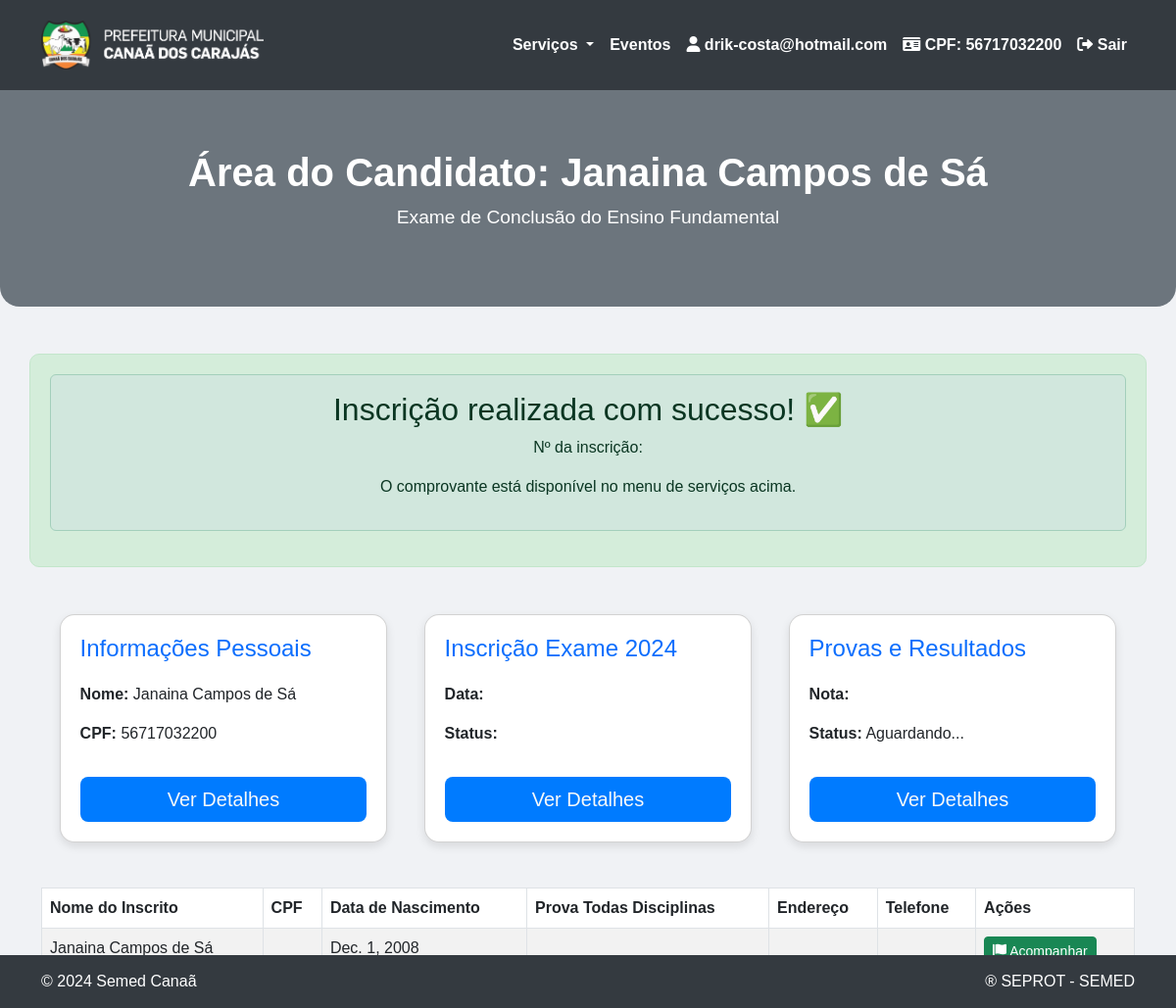
The app's page /update-resultados/ (signed in) with its own data.
### website/models.py (models this page shows, shortened)
class Usuario(AbstractUser):
    nome_completo = models.CharField(max_length=255)
    cpf = models.CharField(max_length=11, unique=True)  # CPF único
    email = models.EmailField(unique=True)
    data_cadastro = models.DateTimeField(auto_now_add=True)
    data_nascimento = models.DateField()  # Campo de data de nascimento
    telefone = models.CharField(max_length=15, null=True, blank=True)  # Telefone do Candidato
    telefone_contato_2 = models.CharField(max_length=15, null=True, blank=True)  # Telefone de Contato 2
    telefone_secundario = models.CharField(max_length=15, null=True, blank=True)
    endereco = models.CharField(max_length=255, null=True, blank=True)  # Endereço
    bairro = models.CharField(max_length=100, null=True, blank=True)  # Bairro
    ponto_referencia = models.CharField(max_length=255, null=True, blank=True)  # Ponto de Referência
    maior_de_18 = models.BooleanField(default=False)  # O Candidato é maior de 18 anos?
    responsavel_legal = models.CharField(max_length=255, null=True, blank=True)
    tipo_responsavel = models.CharField(max_length=50, choices=[
        ('Mãe', 'Mãe'),
        ('Pai', 'Pai'),
        ('Responsável Legal', 'Responsável Legal')
    ], null=True, blank=True)
    necessidade_especial = models.BooleanField(default=False)
    tipo_necessidade_especial = models.CharField(max_length=50, choices=[
        ('Baixa Visão', 'Baixa Visão'),
        ('Cegueira', 'Cegueira'),
        ('Auditiva', 'Auditiva'),
        ('Deficiência Física', 'Deficiência Física'),
        ('Deficiência Intelectual', 'Deficiência Intelectual')
    ], null=True, blank=True)
    etapa_matricula = models.CharField(max_length=50, choices=[
        ('Etapa I Ensino Fundamental I(1º 2º 3º ano)', 'Etapa I Ensino Fundamental I(1º 2º 3º ano)'),
        ('Etapa II Ensino Fundamental I(4º 5º ano)', 'Etapa II Ensino Fundamental I(4º 5º ano)'),
        ('Etapa III', 'Etapa III')
    ], null=True, blank=True)
    nome_responsavel = models.CharField(max_length=255, null=True, blank=True)  # Nome do Responsável Legal
    tipo_responsavel = models.CharField(max_length=50, choices=[('Mãe', 'Mãe'), ('Pai', 'Pai'), ('Responsável Legal', 'Responsável Legal')], null=True, blank=True)  # Tipo de Responsável Legal
    possui_necessidade_especial = models.BooleanField(default=False)  # Possui alguma necessidade especial?
    necessidade_especial_detalhe = models.CharField(
        max_length=50,
        choices=[
            ('Baixa Visão', 'Baixa Visão'),
            ('Cegueira', 'Cegueira'),
            ('Auditiva', 'Auditiva'),
            ('Deficiência Física', 'Deficiência Física'),
            ('Deficiência Intelectual', 'Deficiência Intelectual')
        ],
        null=True, blank=True
    )  # Caso possua, favor assinalar
    turno_disponivel = models.CharField(
        max_length=20,
        choices=[
            ('Manhã', 'Manhã'),
            ('Tarde', 'Tarde'),
            ('Noite', 'Noite')
        ],
        null=True, blank=True
    )  # Turno de Estudo Disponível
    etapa_pretendida = models.CharField(
        max_length=100,
        choices=[
            ('Etapa I Ensino Fundamental I (1º 2º 3º ano)', 'Etapa I Ensino Fundamental I (1º 2º 3º ano)'),
            ('Etapa II Ensino Fundamental I (4º 5º ano)', 'Etapa II Ensino Fundamental I (4º 5º ano)'),
            ('Etapa III Ensino Fundamental II', 'Etapa III Ensino Fundamental II')
        ],
        null=True, blank=True
    )  # Etapa pretendida para a matrícula
    groups = models.ManyToManyField(
        'auth.Group',
        related_name='custom_usuario_set',  # Name to avoid conflict
        blank=True
    )
    user_permissions = models.ManyToManyField(
        'auth.Permission',
        related_name='custom_usuario_permissions_set',  # Name to avoid conflict
        blank=True
    )

### website/views.py (the view, shortened to what this page needs)
# urls.py: path('update-resultados/', views.update_resultados, name='update_resultados'),
def update_resultados(request):
    return render(request, 'area_do_candidato.html')

### website/templates/area_do_candidato.html (shortened to what this page needs)
<!DOCTYPE html>
{% load static %}
<html lang="pt-br">
<head>
    <link href="https://cdn.jsdelivr.net/npm/bootstrap@5.3.0-alpha3/dist/css/bootstrap.min.css" rel="stylesheet">
    <link href="https://cdnjs.cloudflare.com/ajax/libs/font-awesome/6.0.0-beta3/css/all.min.css" rel="stylesheet">
</head>
<body>
<nav class="navbar navbar-expand-lg navbar-dark">
    <div class="container">
        <a class="navbar-brand" href="#">
            <img src="{% static 'img/logo prefeitura.png' %}" alt="Logo SEMED">
        </a>
        <div class="collapse navbar-collapse" id="navbarNav">
            <ul class="navbar-nav ms-auto">
                <li class="nav-item dropdown">
                    <a class="nav-link dropdown-toggle" href="#" id="servicosDropdown" data-bs-toggle="dropdown">
                        Serviços
                    </a>
                </li>
                <li class="nav-item">
                    <a class="nav-link" href="#">Eventos</a>
                </li>
                {% if user.is_authenticated %}
                <li class="nav-item">
                    <span class="nav-link"><i class="fas fa-user"></i> {{ user.email }}</span>
                </li>
                <li class="nav-item">
                    <span class="nav-link"><i class="fas fa-id-card"></i> CPF: {{ user.cpf }}</span>
                </li>
                <li class="nav-item">
                    <form method="POST" action="{% url 'logout' %}">
                        <button type="submit" class="btn btn-link nav-link"><i class="fas fa-sign-out-alt"></i> Sair</button>
                    </form>
                </li>
                {% else %}
                <li class="nav-item">
                    <a href="{% url 'login' %}" class="nav-link"><i class="fas fa-sign-in-alt"></i> Login</a>
                </li>
                {% endif %}
            </ul>
        </div>
    </div>
</nav>
<div class="header">
    <h1>Área do Candidato: <b>{{ user.nome_completo }}</b></h1>
    <p>Exame de Conclusão do Ensino Fundamental</p>
</div>
<div id="successMessage" class="container text-center mt-5">
    <div class="alert alert-success" role="alert">
        <h2>Inscrição realizada com sucesso! ✅</h2>
        <p>Nº da inscrição: {{ inscricao.id }}</p>
        <p>O comprovante está disponível no menu de serviços acima.</p>
    </div>
</div>
<div class="container mt-5">
    <div class="card-container">
        <div class="card">
            <h3 class="text-primary" >Informações Pessoais</h3>
            <p><strong>Nome:</strong> {{ user.nome_completo }}</p>
            <p><strong>CPF:</strong> {{ user.cpf }}</p>
            <button class="btn btn-outline-light btn-lg mt-3" data-bs-toggle="modal" data-bs-target="#modalInfoPessoal">Ver Detalhes</button>
        </div>
        <div class="card">
            <h3 class="text-primary">Inscrição Exame 2024</h3>
            <p><strong>Data:</strong> {{ inscricao.data_inscricao }}</p>
            <p><strong>Status:</strong> {{ inscricao.status }}</p>
            <button class="btn btn-outline-light btn-lg mt-3" data-bs-toggle="modal" data-bs-target="#modalInscricao">Ver Detalhes</button>
        </div>
        <div class="card">
            <h3 class="text-primary">Provas e Resultados</h3>
            <p><strong>Nota:</strong> {{ inscricao.nota|default_if_none:"Não Divulgada" }}</p>
            <p><strong>Status:</strong> {{ inscricao.aprovado|yesno:"Aprovado,Aguardando..." }}</p>
            <button class="btn btn-outline-light btn-lg mt-3" data-bs-toggle="modal" data-bs-target="#modalInscricao">Ver Detalhes</button>
        </div>
    </div>
</div>
<div class="container table-responsive">
    <table class="table table-striped table-bordered mt-3">
        <thead>
            <tr>
                <th>Nome do Inscrito</th>
                <th>CPF</th>
                <th>Data de Nascimento</th>
                <th>Prova Todas Disciplinas</th>
                <th>Endereço</th>
                <th>Telefone</th>
                <th>Ações</th>
            </tr>
        </thead>
        <tbody>
            <tr>
                <td>{{ user.nome_completo }}</td>
                <td>{{ inscricao.candidato.cpf }}</td>
                <td>{{ user.data_nascimento }}</td>
                <td>{{ inscricao.prova_todas_disciplinas }}</td>
                <td>{{ inscricao.endereco }}</td>
                <td>{{ inscricao.telefone_secundario }}</td>
                <td>
                    <div class="btn-group" role="group" aria-label="Ações">
                        <button type="button" class="btn btn-success btn-sm" data-bs-toggle="modal" data-bs-target="#acompanharModal" title="Acompanhar">
                            <i class="fas fa-flag"></i> Acompanhar
                        </button>
                    </div>
                </td>
            </tr>
        </tbody>
    </table>
</div>
<footer class="footer">
    <div class="container">
        <div class="d-flex justify-content-between">
            <div class="text-start">
                <p class="mb-0">&copy; 2024 Semed Canaã</p>
            </div>
            <div class="text-end">
                <p class="mb-0">&reg; SEPROT - SEMED</p>
            </div>
        </div>
    </div>
</footer>
</body>
</html>

### website/templates/area_do_candidato.html (style rules this page uses)
body { font-family: 'Arial', sans-serif; background-color: #f0f2f5; min-height: 100vh; }
.navbar { background-color: #343a40; padding: 1rem; }
.navbar-brand img { max-height: 50px; }
.navbar-nav .nav-link { color: #fff !important; font-weight: 600; }
.header { text-align: center; padding: 60px 20px; background-color: #6c757d; color: white; border-bottom-left-radius: 20px; border-bottom-right-radius: 20px; }
.header h1 { font-size: 2.5rem; font-weight: bold; }
.header p { font-size: 1.2rem; }
.card-container { display: flex; justify-content: space-around; flex-wrap: wrap; margin-top: 30px; }
.card { background-color: white; border-radius: 15px; box-shadow: 0 4px 10px rgba(0, 0, 0, 0.1); padding: 20px; width: 100%; max-width: 30%; margin-bottom: 30px; transition: transform 0.3s ease; }
.card h3 { margin-bottom: 20px; font-size: 1.5rem; }
.card .btn { background-color: #007bff; border: none; }
#successMessage { margin-top: 20px; padding: 20px; background-color: #d4edda; color: #155724; border: 1px solid #c3e6cb; border-radius: 10px; }
footer { background-color: #343a40; color: white; padding: 15px 0; text-align: center; position: fixed; bottom: 0; width: 100%; }

### records on screen
Usuario: email "drik-costa@hotmail.com", cpf "56717032200", nome_completo "Janaina Campos de Sá", data_nascimento "Dec. 1, 2008"

### other values on screen
{{ inscricao.aprovado|yesno:"Aprovado,Aguardando..." }} "Aguardando..."
